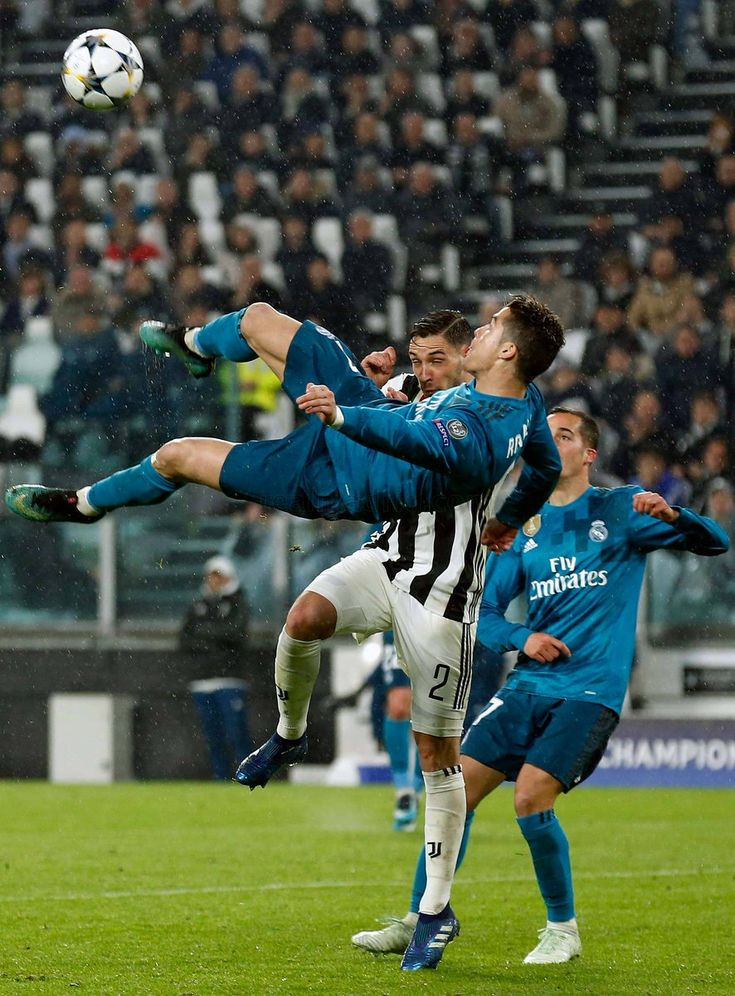
#> input picture p3/CR7.jpg, 735 x 996 px
$ jupyter execute 03_grayscale_img_to_3D.ipynb
#> lines starting #> are read from the running program, lines starting #| are printed output that depends on the picture
[cell 1]
import numpy as np
import matplotlib.pyplot as plt
from mpl_toolkits import mplot3d
import cv2

[cell 2]
# Uso opencv para cargar la imagen y pasarla a escala de grises
path = './CR7.jpg'
img = cv2.imread(path, cv2.IMREAD_GRAYSCALE)
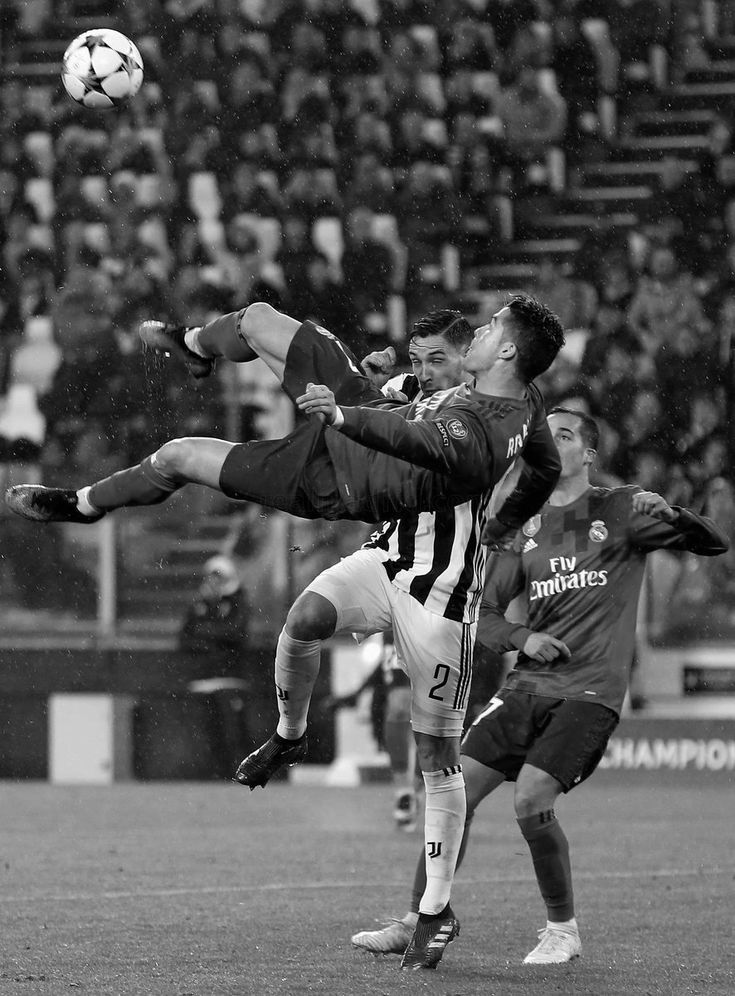
#> img: shape (996, 735); min 0, max 255, mean 84.8
plt.imshow(img, cmap='gray')

[cell 3]
def plot_grayscale_img_3D(img, elev = False, azim = False):
#> called with elev = False, azim = False
  x = np.arange(img.shape[1])
#> x = 735 values from 0 to 734
  y = np.arange(img.shape[0])
#> y = 996 values from 0 to 995
  x, y = np.meshgrid(x, y)
  z = img


  fig = plt.figure()
  ax = fig.add_subplot(111, projection='3d')

  ax.plot_surface(x, y, z, cmap='gray')
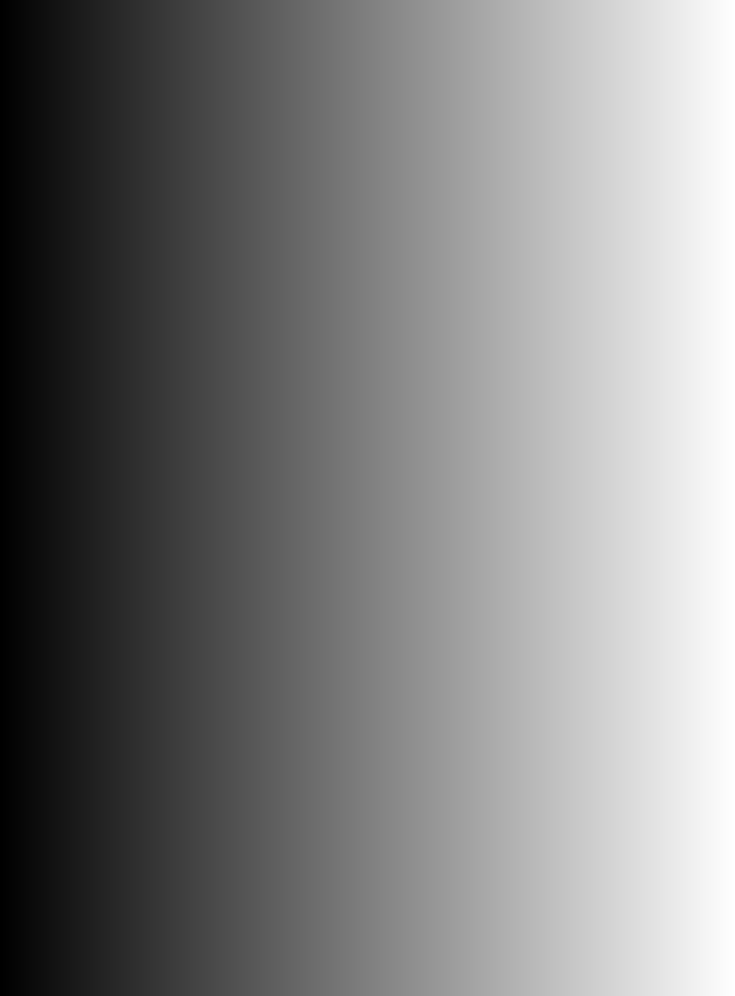
#> x: shape (996, 735) int64; min 0, max 734, mean 367; drawn with min black and max white

  if elev and azim:
    ax.view_init(elev, azim)

  return

[cell 4]
plot_grayscale_img_3D(img)
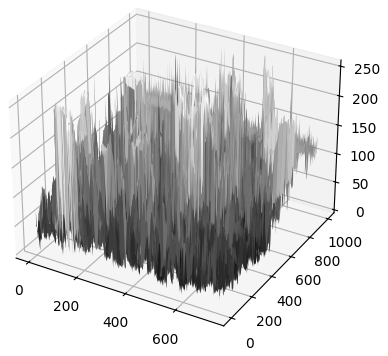
#> figure drawn by matplotlib, 1 panel

[cell 5]
# Una vista un poco más aerea
plot_grayscale_img_3D(img, 270, 60)
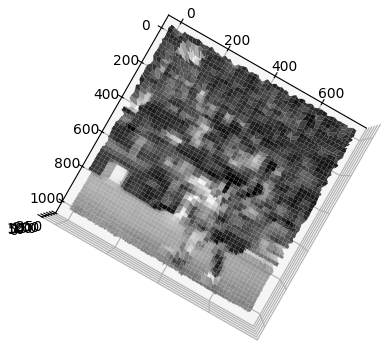
#> figure drawn by matplotlib, 1 panel

[cell 6]
# Una vista un totalmente aerea
plot_grayscale_img_3D(img, 270, 90)
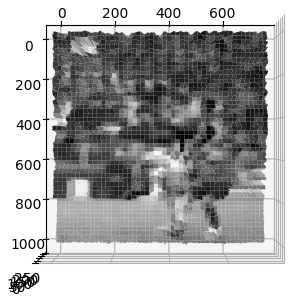
#> figure drawn by matplotlib, 1 panel
